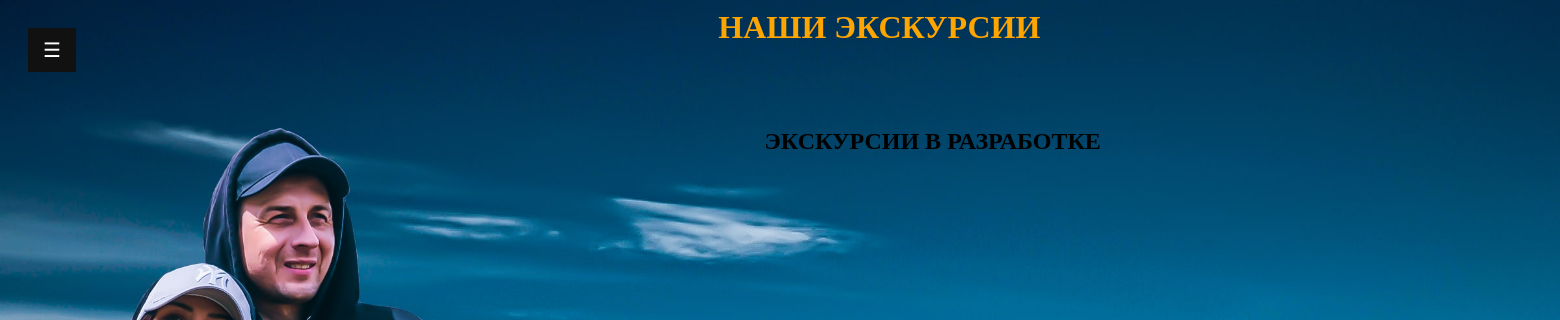
/excursions, run on an earlier commit of the app's database.
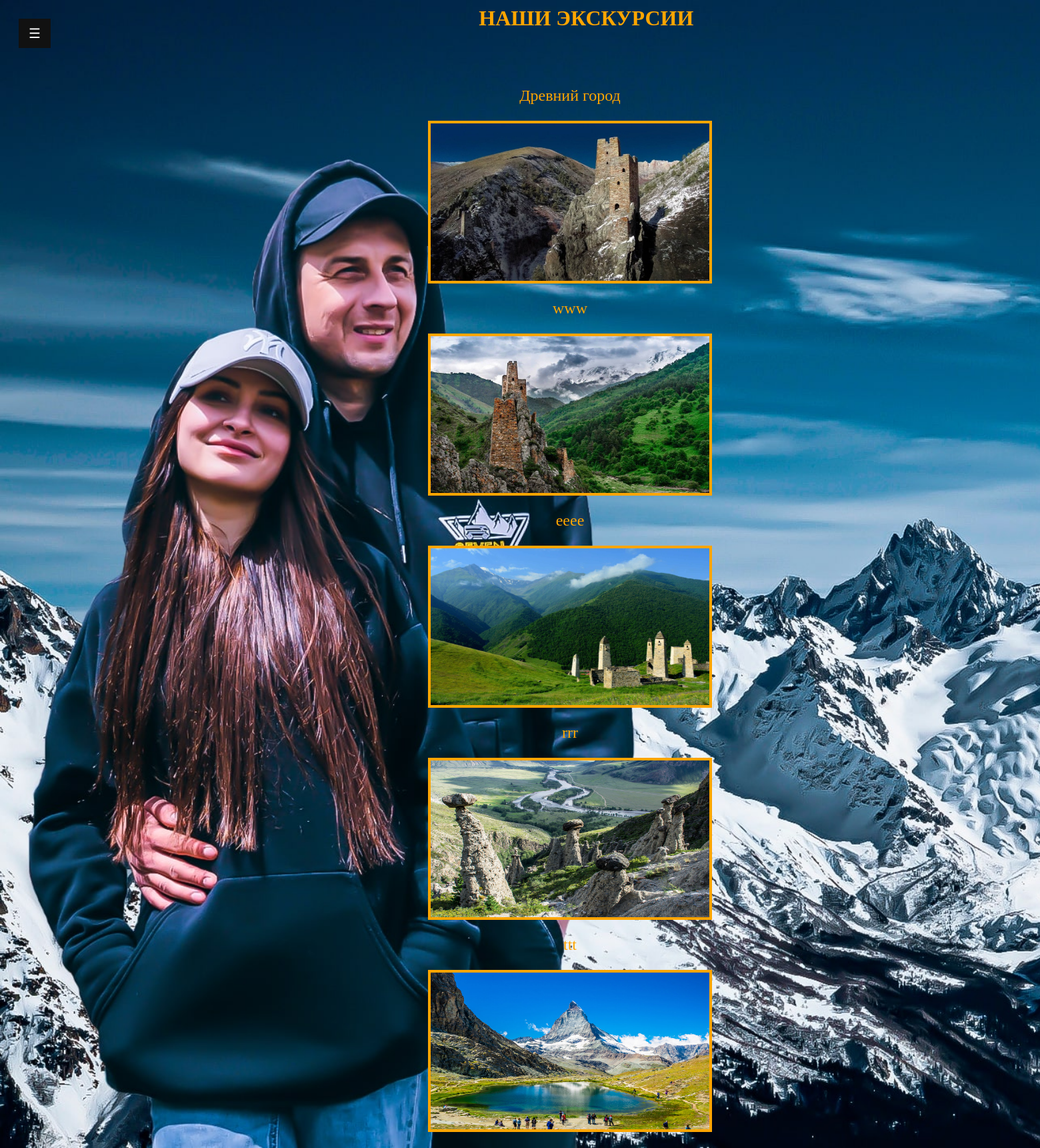
And on a later commit of the database.
### turfirmaapp/models.py (models this page shows, shortened)
class Excursions(models.Model):
    excursion_name = models.CharField(max_length=100, verbose_name="Название экскурсии")
    description = models.TextField(null=True, blank=True, verbose_name="Описание")
    excursion_date = models.DateField(verbose_name="Дата экскурсии")
    price = models.DecimalField(max_digits=10, decimal_places=2, verbose_name="Цена")
    photo_excur = models.ImageField(upload_to="photo_excur/", verbose_name="Фотография", null=True)
    def get_absolute_url(self):
        return reverse('excursion', kwargs={'excursion_id': self.pk})
    class Meta:
        verbose_name = 'экскурсию'
        verbose_name_plural = "Экскурсии"

### turfirmaapp/views.py (the view)
# urls.py: path('excursions', excursions, name='excursions'),
def excursions(request):
    data = Excursions.objects.all()
    return render(request, "excursions.html", {"data": data})

### turfirmaapp/templates/excursions.html (shortened to what this page needs)
{% extends 'base.html' %}
{% load static %}
{% block content %}
<h1 style="left: 46%;">Наши экскурсии</h1>
{% if data %}
    {% for item in data %}
    <div class="tours">
        <p><a class="links"  href="{{ item.get_absolute_url }}">{{ item.excursion_name }}</a></p>
        <p><img class="photo_tour" src="{{ item.photo_excur.url }}"></p>
    </div>
    {% endfor %}
{% else %}
    <h2>Экскурсии в разработке</h2>
{% endif %}
{% endblock %}

What changed in the data, as far as the page shows it:
added Excursions: excursion_name "Древний город", photo_excur (picture)
added Excursions: excursion_name "www", photo_excur (picture)
added Excursions: excursion_name "eeee", photo_excur (picture)
added Excursions: excursion_name "rrr", photo_excur (picture)
added Excursions: excursion_name "ttt", photo_excur (picture)
Also different on the page:
text no longer shown: "ЭКСКУРСИИ В РАЗРАБОТКЕ"
